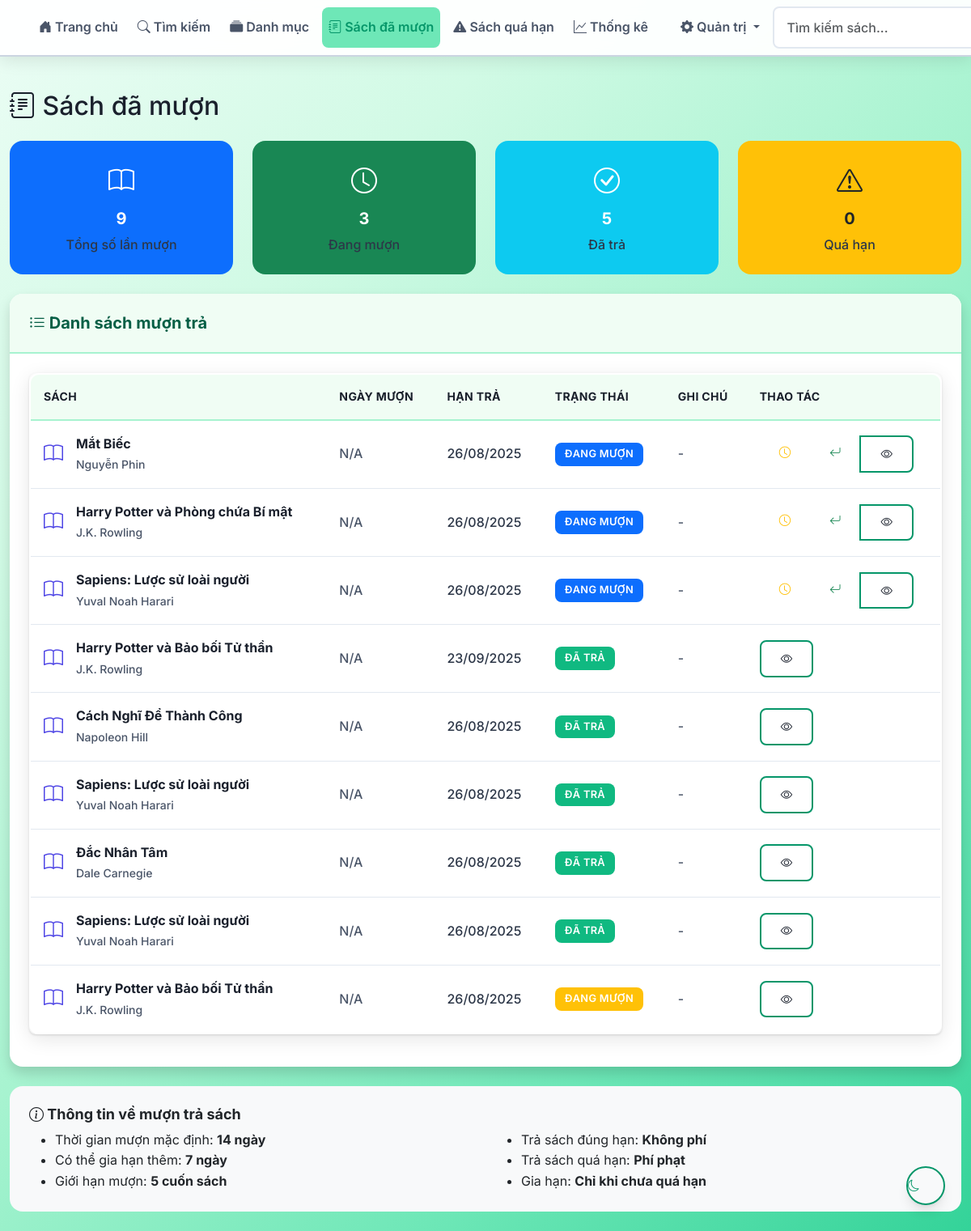
/my-loans (signed in), run on an earlier commit of the app's database.
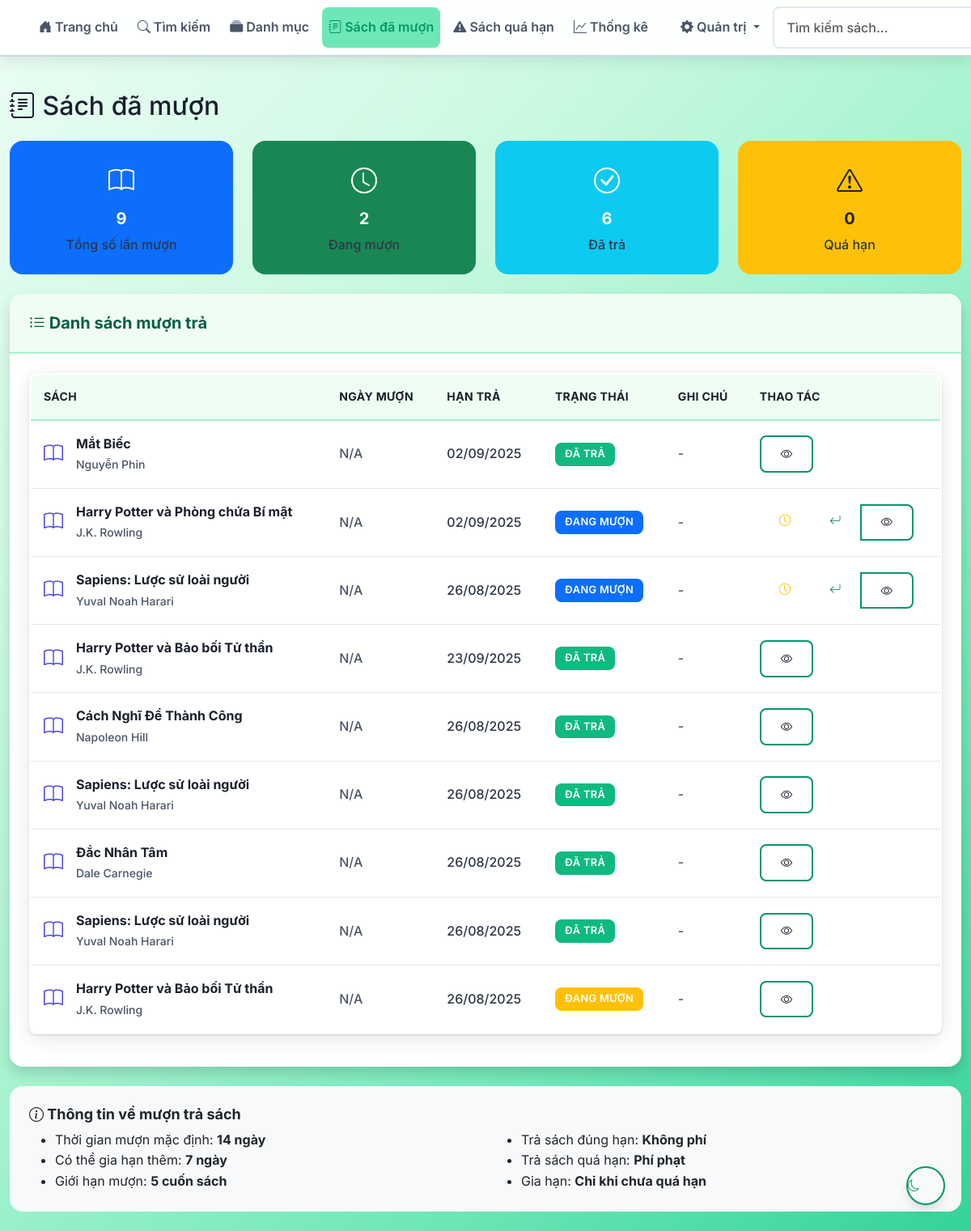
And on a later commit of the database.
### app/models/loan.py (models this page shows, shortened)
class Loan(db.Model):
    __tablename__ = 'loans'
    id = db.Column(db.Integer, primary_key=True)
    user_id = db.Column(db.Integer, db.ForeignKey('users.id'), nullable=False)
    book_id = db.Column(db.Integer, db.ForeignKey('books.id'), nullable=False)
    loan_date = db.Column(db.DateTime, default=datetime.utcnow, nullable=False)
    due_date = db.Column(db.DateTime, nullable=False)
    return_date = db.Column(db.DateTime)
    status = db.Column(db.String(20), default='borrowed')  # borrowed, returned, overdue
    user = db.relationship('User')
    book = db.relationship('Book')
    def is_overdue(self):
        if self.status == 'returned':
            return False
        return datetime.utcnow() > self.due_date
    def get_status_display(self):
        if self.status == 'returned':
            return 'Đã trả'
        elif self.is_overdue():
            return 'Quá hạn'
        else:
            return 'Đang mượn'

### app/models/book.py (models this page shows, shortened)
class Book(db.Model):
    __tablename__ = 'books'
    id = db.Column(db.Integer, primary_key=True)
    isbn = db.Column(db.String(20), unique=True, nullable=False)
    title = db.Column(db.String(200), nullable=False)
    author = db.Column(db.String(100), nullable=False)
    publisher = db.Column(db.String(100))
    publication_year = db.Column(db.Integer)
    category = db.Column(db.String(50))
    description = db.Column(db.Text)
    total_copies = db.Column(db.Integer, default=1)
    available_copies = db.Column(db.Integer, default=1)  # Giữ lại để tương thích
    location = db.Column(db.String(100))
    is_active = db.Column(db.Boolean, default=True)
    created_at = db.Column(db.DateTime, default=datetime.utcnow)
    loans = db.relationship('Loan', foreign_keys='Loan.book_id')

### app/routes/loans.py (the view)
@loans_bp.route('/my-loans')
@login_required
def my_loans():
    page = request.args.get('page', 1, type=int)
    per_page = 10
    loans = Loan.query.filter_by(user_id=current_user.id).order_by(Loan.loan_date.desc()).paginate(
        page=page, per_page=per_page, error_out=False
    )
    overdue_count = Loan.query.filter(
        Loan.user_id == current_user.id,
        Loan.status == 'borrowed',
        Loan.due_date < datetime.now()
    ).count()
    borrowed_count = Loan.query.filter(
        Loan.user_id == current_user.id,
        Loan.status == 'borrowed'
    ).count()
    returned_count = Loan.query.filter(
        Loan.user_id == current_user.id,
        Loan.status == 'returned'
    ).count()
    overdue_loans_list = Loan.query.filter(
        Loan.user_id == current_user.id,
        Loan.status == 'borrowed',
        Loan.due_date < datetime.now()
    ).all()
    return render_template('loans/my_loans.html',
                         loans=loans,
                         overdue_count=overdue_count,
                         borrowed_count=borrowed_count,
                         returned_count=returned_count,
                         overdue_loans_list=overdue_loans_list)

### app/models/user.py (called while the page is built)
@login_manager.user_loader
def load_user(user_id):
    return User.query.get(int(user_id))

    def is_admin(self):
        return self.role == 'admin'

    def is_librarian(self):
        return self.role in ['admin', 'librarian']

### app/templates/loans/my_loans.html (shortened to what the changed rows need)
{% extends "base.html" %}
{% block content %}
<div class="row">
    <div class="col-12">
        <h1 class="h2 mb-4">
            <i class="bi bi-journal-text"></i> Sách đã mượn
        </h1>
    </div>
</div>
<div class="row mb-4">
    <div class="col-md-3">
        <div class="card text-center bg-success text-white">
            <div class="card-body">
                <i class="bi bi-clock" style="font-size: 2rem;"></i>
                <h5 class="card-title mt-2">{{ borrowed_count }}</h5>
                <p class="card-text mb-0">Đang mượn</p>
            </div>
        </div>
    </div>
    <div class="col-md-3">
        <div class="card text-center bg-info text-white">
            <div class="card-body">
                <i class="bi bi-check-circle" style="font-size: 2rem;"></i>
                <h5 class="card-title mt-2">{{ returned_count }}</h5>
                <p class="card-text mb-0">Đã trả</p>
            </div>
        </div>
    </div>
</div>
{% if loans.items %}
    <div class="card shadow">
        <div class="card-body">
            <div class="table-responsive">
                <table class="table table-hover">
                    <thead>
                        <tr>
                            <th>Sách</th>
                            <th>Ngày mượn</th>
                            <th>Hạn trả</th>
                            <th>Trạng thái</th>
                            <th>Ghi chú</th>
                            <th>Thao tác</th>
                        </tr>
                    </thead>
                    <tbody>
                        {% for loan in loans.items %}
                        <tr class="{% if loan.is_overdue() and loan.status == 'borrowed' %}table-warning{% endif %}">
                            <td>
                                <div class="d-flex align-items-center">
                                    <div class="book-icon me-3">
                                        <i class="bi bi-book text-primary" style="font-size: 1.5rem;"></i>
                                    </div>
                                    <div>
                                        <a href="{{ url_for('books.book_detail', book_id=loan.book.id) }}" class="text-decoration-none fw-bold">
                                            {{ loan.book.title }}
                                        </a>
                                        <br>
                                        <small class="text-muted">{{ loan.book.author }}</small>
                                    </div>
                                </div>
                            </td>
                            <td>
                                {% if loan.borrowed_date %}
                                    {{ loan.borrowed_date.strftime('%d/%m/%Y') }}
                                {% else %}
                                    <span class="text-muted">N/A</span>
                                {% endif %}
                            </td>
                            <td>
                                {% if loan.due_date %}
                                    <span class="{% if loan.is_overdue() and loan.status == 'borrowed' %}text-danger fw-bold{% endif %}">
                                        {{ loan.due_date.strftime('%d/%m/%Y') }}
                                    </span>
                                {% else %}
                                    <span class="text-muted">N/A</span>
                                {% endif %}
                            </td>
                            <td>
                                <span class="badge {% if loan.status == 'borrowed' %}bg-primary{% elif loan.status == 'returned' %}bg-success{% else %}bg-warning{% endif %}">
                                    {{ loan.get_status_display() }}
                                </span>
                            </td>
                            <td>
                                {% if loan.notes %}
                                    {{ loan.notes }}
                                {% else %}
                                    <span class="text-muted">-</span>
                                {% endif %}
                            </td>
                            <td>
                                <div class="btn-group" role="group">
                                    {% if loan.status == 'borrowed' %}
                                        {% if not loan.is_overdue() %}
                                            <form method="POST" action="{{ url_for('loans.extend_loan', loan_id=loan.id) }}" class="d-inline">
                                                <button type="submit" class="btn btn-outline-warning btn-sm" title="Gia hạn">
                                                    <i class="bi bi-clock"></i>
                                                </button>
                                            </form>
                                        {% endif %}
                                        <form method="POST" action="{{ url_for('loans.return_book', loan_id=loan.id) }}" class="d-inline">
                                            <button type="submit" class="btn btn-outline-success btn-sm" title="Trả sách">
                                                <i class="bi bi-arrow-return-left"></i>
                                            </button>
                                        </form>
                                    {% endif %}
                                    <a href="{{ url_for('books.book_detail', book_id=loan.book.id) }}" class="btn btn-outline-primary btn-sm" title="Xem chi tiết">
                                        <i class="bi bi-eye"></i>
                                    </a>
                                </div>
                            </td>
                        </tr>
                        {% endfor %}
                    </tbody>
                </table>
            </div>
        </div>
    </div>
{% endif %}
{% endblock %}

What changed in the data, as far as the page shows it:
changed Loan "Mắt Biếc": due_date "26/08/2025" → "02/09/2025"; status "ĐANG MƯỢN" → "ĐÃ TRẢ"
changed Loan "Harry Potter và Phòng chứa Bí mật": due_date "26/08/2025" → "02/09/2025"
Also different on the page:
{{ borrowed_count }}: "3" → "2"
{{ returned_count }}: "5" → "6"
